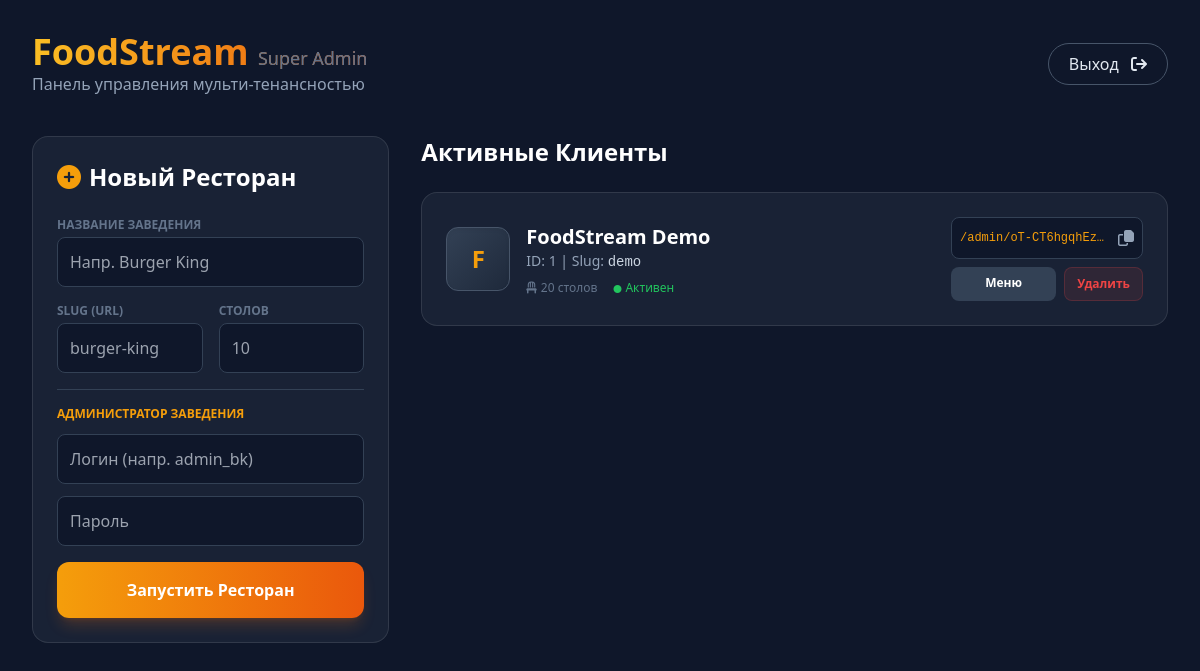
The page /super-admin (signed in) on the database as committed earlier.
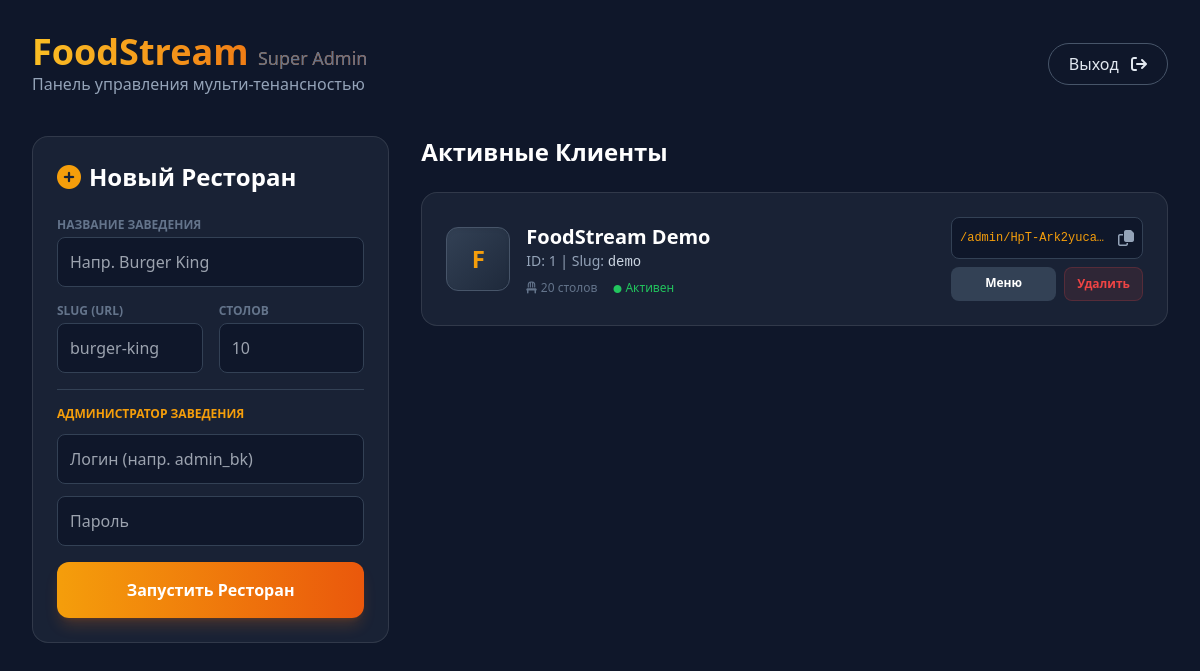
The same page on the database as committed later.
### models.py (models this page shows)
class Restaurant(Base):
    __tablename__ = "restaurants"
    id = Column(Integer, primary_key=True, index=True)
    name = Column(String, nullable=False)
    slug = Column(String, unique=True, index=True)
    table_count = Column(Integer, default=10)
    admin_secret_link = Column(String, unique=True)
    users = relationship("User", back_populates="restaurant")
    categories = relationship("Category", back_populates="restaurant")
    menu_items = relationship("MenuItem", back_populates="restaurant")
    orders = relationship("Order", back_populates="restaurant")
    slider_items = relationship("SliderItem", back_populates="restaurant")
    tables = relationship("Table", back_populates="restaurant", cascade="all, delete-orphan")

### app.py (the view, shortened to what this page needs)
@app.route(SUPER_ADMIN_PATH, methods=['GET', 'POST'])
@login_required
def super_admin_panel():
    if current_user.role != 'super_admin': return "Access Denied", 403
    msg = ""
    with SessionLocal() as db:
        restaurants = db.query(Restaurant).all()
        return render_template('super_admin.html', msg=msg, restaurants=restaurants)

### app.py (called while the page is built)
@app.after_request
def add_security_headers(response):
    if request.path.startswith('/admin') or request.path.startswith(SUPER_ADMIN_PATH):
        response.headers["Cache-Control"] = "no-cache, no-store, must-revalidate"
        response.headers["Pragma"] = "no-cache"
        response.headers["Expires"] = "0"
        response.headers["X-Content-Type-Options"] = "nosniff"
    return response

@login_manager.user_loader
def load_user(user_id):
    with SessionLocal() as db:
        return db.query(User).options(joinedload(User.restaurant)).get(int(user_id))

### templates/super_admin.html (shortened to what this page needs)
<!DOCTYPE html>
<html lang="ru">
<head>
    <script src="https://cdn.tailwindcss.com"></script>
    <link rel="stylesheet" href="https://cdnjs.cloudflare.com/ajax/libs/font-awesome/6.1.1/css/all.min.css">
</head>
<body class="font-sans min-h-screen p-8">
    <div class="max-w-7xl mx-auto">
        <header class="flex justify-between items-center mb-10">
            <div>
                <h1 class="text-4xl font-bold bg-clip-text text-transparent bg-gradient-to-r from-amber-400 to-orange-600">
                    FoodStream <span class="text-slate-500 text-lg font-normal">Super Admin</span>
                </h1>
                <p class="text-slate-400">Панель управления мульти-тенансностью</p>
            </div>
            <a href="/logout" class="px-5 py-2 rounded-full border border-slate-600 hover:bg-slate-800 transition">
                Выход <i class="fa-solid fa-arrow-right-from-bracket ml-2"></i>
            </a>
        </header>
        <div class="grid grid-cols-1 lg:grid-cols-3 gap-8">
            <div class="lg:col-span-1">
                <div class="glass rounded-2xl p-6 sticky top-8">
                    <h2 class="text-2xl font-bold mb-6 text-white"><i class="fa-solid fa-plus-circle mr-2 text-amber-500"></i>Новый Ресторан</h2>
                    <form method="POST" class="space-y-4">
                        <div>
                            <label class="block text-xs font-bold text-slate-500 uppercase mb-1">Название заведения</label>
                            <input name="name" placeholder="Напр. Burger King" class="w-full bg-slate-900 border border-slate-700 rounded-lg p-3 text-white focus:border-amber-500 outline-none transition" required>
                        </div>
                        <div class="grid grid-cols-2 gap-4">
                            <div>
                                <label class="block text-xs font-bold text-slate-500 uppercase mb-1">Slug (URL)</label>
                                <input name="slug" placeholder="burger-king" class="w-full bg-slate-900 border border-slate-700 rounded-lg p-3 text-white focus:border-amber-500 outline-none transition" required>
                            </div>
                            <div>
                                <label class="block text-xs font-bold text-slate-500 uppercase mb-1">Столов</label>
                                <input name="table_count" type="number" placeholder="10" class="w-full bg-slate-900 border border-slate-700 rounded-lg p-3 text-white focus:border-amber-500 outline-none transition" required>
                            </div>
                        </div>
                        <div class="pt-4 border-t border-slate-700">
                            <p class="text-xs text-amber-500 mb-3 font-bold uppercase">Администратор заведения</p>
                            <div class="space-y-3">
                                <input name="admin_username" placeholder="Логин (напр. admin_bk)" class="w-full bg-slate-900 border border-slate-700 rounded-lg p-3 text-white focus:border-amber-500 outline-none transition" required>
                                <input name="admin_password" placeholder="Пароль" class="w-full bg-slate-900 border border-slate-700 rounded-lg p-3 text-white focus:border-amber-500 outline-none transition" required>
                            </div>
                        </div>
                        <button class="w-full bg-gradient-to-r from-amber-500 to-orange-600 text-white font-bold py-4 rounded-xl hover:from-amber-600 hover:to-orange-700 transform hover:scale-[1.02] transition shadow-lg shadow-orange-500/20 mt-4">
                            Запустить Ресторан
                        </button>
                    </form>
                </div>
            </div>
            <div class="lg:col-span-2 space-y-6">
                <h2 class="text-2xl font-bold text-white mb-4">Активные Клиенты</h2>
                {% for rest in restaurants %}
                <div class="glass p-6 rounded-2xl flex flex-col md:flex-row justify-between items-center gap-6 group hover:border-amber-500/30 transition">
                    <div class="flex items-center gap-4 flex-1">
                        <div class="w-16 h-16 rounded-xl bg-gradient-to-br from-slate-700 to-slate-800 flex items-center justify-center border border-slate-600 text-2xl font-bold text-amber-500 shadow-inner">
                            {{ rest.name[0] | upper }}
                        </div>
                        <div>
                            <h3 class="text-xl font-bold text-white">{{ rest.name }}</h3>
                            <p class="text-sm text-slate-400">ID: {{ rest.id }} | Slug: <span class="text-slate-300 font-mono">{{ rest.slug }}</span></p>
                            <div class="flex gap-4 mt-2 text-xs text-slate-500">
                                <span><i class="fa-solid fa-chair mr-1"></i>{{ rest.table_count }} столов</span>
                                <span class="text-green-500"><i class="fa-solid fa-circle mr-1 text-[8px]"></i>Активен</span>
                            </div>
                        </div>
                    </div>
                    <div class="w-full md:w-auto flex flex-col gap-2">
                        <div class="bg-slate-900 rounded-lg p-2 flex items-center gap-2 border border-slate-700">
                            <code class="text-xs text-amber-500 font-mono truncate max-w-[150px]">/admin/{{ rest.admin_secret_link }}</code>
                            <button onclick="navigator.clipboard.writeText('{{ request.host_url }}admin/{{ rest.admin_secret_link }}'); alert('Ссылка скопирована!');" class="text-slate-400 hover:text-white transition">
                                <i class="fa-regular fa-copy"></i>
                            </button>
                        </div>
                        <div class="flex gap-2">
                            <a href="/r/{{ rest.id }}" target="_blank" class="flex-1 bg-slate-700 hover:bg-slate-600 text-white text-xs font-bold py-2 px-3 rounded-lg text-center transition">
                                Меню
                            </a>
                            <form method="POST" onsubmit="return confirm('Удалить ресторан? Это необратимо!');" class="inline">
                                <button class="bg-red-500/10 hover:bg-red-500 text-red-500 hover:text-white text-xs font-bold py-2 px-3 rounded-lg transition border border-red-500/20">
                                    Удалить
                                </button>
                            </form>
                        </div>
                    </div>
                </div>
                {% endfor %}
            </div>
        </div>
    </div>
</body>
</html>

### templates/super_admin.html (style rules this page uses)
body { background-color: #0f172a; color: #e2e8f0; }
.glass { background: rgba(30, 41, 59, 0.7); backdrop-filter: blur(10px); border: 1px solid rgba(255, 255, 255, 0.1); }

Rows that differ between the two databases and show on the page:
changed Restaurant "FoodStream Demo": admin_secret_link "oT-CT6hgqhEzsQ" → "HpT-Ark2yucaHQ"
